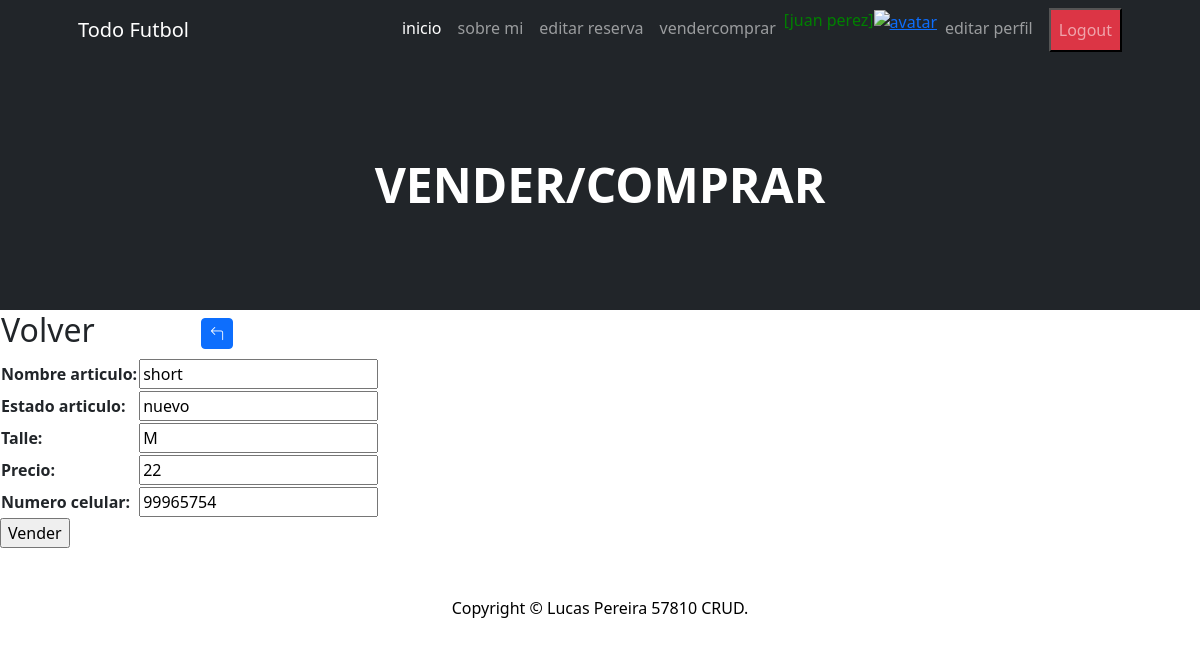
/vendercomprarUpdate/2/ (signed in), run on the app's committed database.
### todo_futbol_app/models.py (models this page shows, shortened)
class VenderComprar(models.Model):
    nombre_articulo = models.CharField(max_length=40)
    estado_articulo = models.CharField(max_length=10)
    talle = models.CharField(max_length=10)
    precio = models.IntegerField()
    numero_celular = models.IntegerField()
    class Meta:
        verbose_name = "vender/comprar"
        verbose_name_plural = "vender/comprar"
        ordering = ["talle","precio"]

### todo_futbol_app/views.py (the view)
# urls.py: path('vendercomprarUpdate/<int:pk>/', vendercomprarUpdate.as_view(), name = "vendercomprarUpdate"),
class vendercomprarUpdate (LoginRequiredMixin, UpdateView):
    model = VenderComprar
    fields = ["nombre_articulo" , "estado_articulo" , "talle" , "precio" , "numero_celular"]
    success_url = reverse_lazy("vendercomprar")

### todo_futbol_app/templates/todo_futbol_app/vendercomprar_form.html (shortened to what this page needs)
{% extends 'todo_futbol_app/index.html' %}
{% block titulo %}
<h1 class="display-5 fw-bolder text-white mb-2">VENDER/COMPRAR</h1>
{% endblock titulo %}
{% block contenido %}
<table>
    <tr>
        <td width="200"><h2>Volver</h2></td>
        <td>
            <a
            href="{% url 'vendercomprar' %}"
            class="btn btn-primary btn-sm"
            ><i class="bi bi-arrow-90deg-left" title="volver"> </i>
            </a>
        </td>
    </tr>
</table>
<form action="" method="post">
    <table>
        {{ form.as_table }}
    </table>
    <input type="submit" value="Vender">
</form>
{% endblock contenido %}

### todo_futbol_app/templates/todo_futbol_app/index.html (shortened to what this page needs)
<!DOCTYPE html>
<html lang="en">
    <head>
        {% load static %}
        <link href="https://cdn.jsdelivr.net/npm/bootstrap-icons@1.4.1/font/bootstrap-icons.css" rel="stylesheet" />
        <link href="{% static 'css/styles.css' %}" rel="stylesheet" />
        <link rel="stylesheet" href="https://cdnjs.cloudflare.com/ajax/libs/font-awesome/6.4.0/css/all.min.css">
    </head>
    <body>
        <nav class="navbar navbar-expand-lg navbar-dark bg-dark">
            <div class="container px-5">
                <a class="navbar-brand" href="#!">Todo Futbol</a>
                <div class="collapse navbar-collapse" id="navbarSupportedContent">
                    <ul class="navbar-nav ms-auto mb-2 mb-lg-0">
                        <li class="nav-item"><a class="nav-link active" aria-current="page" href="{% url 'home' %}">inicio</a></li>
                    {% if user.is_authenticated %}
                        <li class="nav-item"><a class="nav-link" href="{% url 'sobremi' %}">sobre mi</a></li>
                        <li class="nav-item"><a class="nav-link" href="{% url 'contacto' %}">editar reserva</a></li>
                        <li class="nav-item"><a class="nav-link" href="{% url 'vendercomprar' %}">vendercomprar</a></li>
                        <p style="color:green"> [{{ user.first_name }} {{ user.last_name }}]</p>
                        <div class="text-center">
                            <a href="{% url 'agregar_avatar' %}"><img src="{{ request.session.avatar}}" height="40px" weight="40px" alt="avatar"></a>
                        </div>
                        <li class="nav-item"><a class="nav-link" href="{% url 'profile' %}">editar perfil</a></li>
                        <form method="post" action="{% url 'logout' %}">
                            <button type="submit" class="nav-link bg-danger ms-2">Logout</button>
                        </form>
                    {% else %}
                        <li class="nav-item"><a class="nav-link" href="{% url 'login' %}">iniciar sesion</a></li>
                        <form method="post" action="{% url 'registro' %}">
                            {% csrf_token %}
                            <button type="submit" class="nav-link bg-danger ms-2">Registrarme</button>
                        </form>
                    {% endif %}
                    </ul>
                </div>
            </div>
        </nav>
        <header class="bg-dark py-5">
            <div class="container px-5">
                <div class="row gx-5 justify-content-center">
                    <div class="col-lg-6">
                        <div class="text-center my-5">
                            {% block titulo %}{% endblock titulo %}
                            </div>
                        </div>
                    </div>
                </div>
        </header>
        {% block contenido %}
        {% endblock contenido %}
        <div class="container px-5"><p class="m-5 text-center text-black">Copyright &copy; Lucas Pereira 57810  CRUD.</p></div>
    </body>
</html>

### data on the page
VenderComprar: nombre_articulo "short", estado_articulo "nuevo", talle "M", precio "22", numero_celular "99965754"

### other printed values
{{ user.first_name }} "juan"
{{ user.last_name }} "perez"
